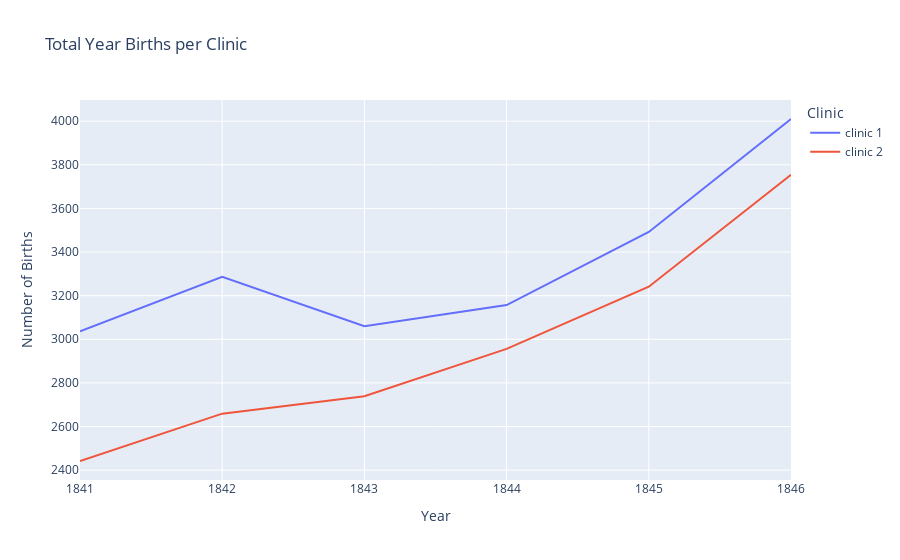

Here is the notebook cell this chart was saved with:
### Code cell
# Lines with births over time in each clinic
line = px.line(
    df_yearly,
    x="year",
    y="births",
    title="Total Year Births per Clinic",
    color="clinic",
)

line.update_layout(
    xaxis_title = "Year",
    yaxis_title = "Number of Births",
    legend_title = "Clinic")

line.show()

#note We see that more and more women gave birth at the hospital over the years. Clinic 1, which was staffed by male doctors and medical students was also the busier or simply the larger ward. More births took place in clinic 1 than in clinic 2.

### Figure 1 — Plotly figure (JSON) as saved in the notebook; plotly's stock layout.template omitted (floating-point values rounded to 4 significant figures)
{"data": [{"hovertemplate": "clinic=clinic 1<br>year=%{x}<br>births=%{y}<extra></extra>", "legendgroup": "clinic 1", "line": {"color": "#636efa", "dash": "solid"}, "marker": {"symbol": "circle"}, "mode": "lines", "name": "clinic 1", "orientation": "v", "showlegend": true, "type": "scatter", "x": [1841, 1842, 1843, 1844, 1845, 1846], "xaxis": "x", "y": [3036, 3287, 3060, 3157, 3492, 4010], "yaxis": "y"}, {"hovertemplate": "clinic=clinic 2<br>year=%{x}<br>births=%{y}<extra></extra>", "legendgroup": "clinic 2", "line": {"color": "#EF553B", "dash": "solid"}, "marker": {"symbol": "circle"}, "mode": "lines", "name": "clinic 2", "orientation": "v", "showlegend": true, "type": "scatter", "x": [1841, 1842, 1843, 1844, 1845, 1846], "xaxis": "x", "y": [2442, 2659, 2739, 2956, 3241, 3754], "yaxis": "y"}], "layout": {"legend": {"title": {"text": "Clinic"}, "tracegroupgap": 0}, "title": {"text": "Total Year Births per Clinic"}, "xaxis": {"anchor": "y", "domain": [0, 1], "title": {"text": "Year"}}, "yaxis": {"anchor": "x", "domain": [0, 1], "title": {"text": "Number of Births"}}}}
